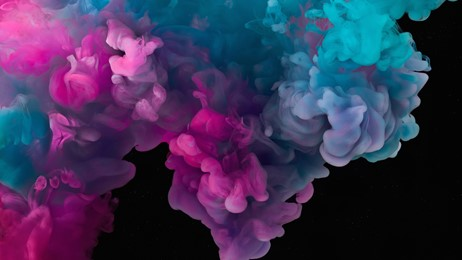
#> input picture Img01.jpg, 462 x 260 px
$ python 'image segmentation.py'
#> lines starting #> are read from the running program, lines starting #| are printed output that depends on the picture
import cv2
import matplotlib.pyplot as plt
import numpy as np
from sklearn.cluster import KMeans

im=cv2.imread("Img01.jpg")
#> im is the input picture: shape (260, 462, 3); mean B, G, R 86.2, 50.2, 59.9
im=cv2.cvtColor(im,cv2.COLOR_BGR2RGB)
plt.figure()
plt.imshow(im)
plt.show()
reshaped_im = im.reshape((-1, 3))
print(reshaped_im.shape)
#| (120120, 3)

k = 2
kmeans = KMeans(k)

kmeans.fit(reshaped_im)

dominant_colors = kmeans.cluster_centers_.astype('uint8')

np.zeros_like(reshaped_im).shape
print(dominant_colors.shape, '*'*10)


#prominent colour extraction
plt.figure()
for i,color in enumerate(dominant_colors):
    palette = np.zeros_like(im, dtype='uint8')
    palette[:,:,:] = color
    plt.subplot(1,k,i+1)
    plt.axis("off")
    plt.imshow(palette)
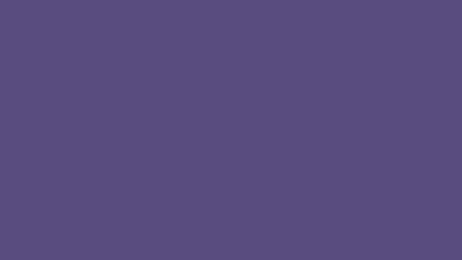
#> palette: shape (260, 462, 3); mean R, G, B 89, 76, 127
print(im.shape)
#| (260, 462, 3)

new_img = np.zeros((im.shape[0]*im.shape[1],3),dtype='uint8')
print(new_img.shape)
#| (120120, 3)
plt.figure()


#IMG seg
for ix in range (new_img.shape[0]):
    new_img[ix] = dominant_colors[kmeans.labels_[ix]]

new_img = new_img.reshape((im.shape))
plt.imshow(new_img)
plt.show()
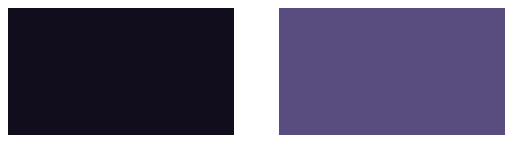
#> figure drawn by matplotlib, 2 panels
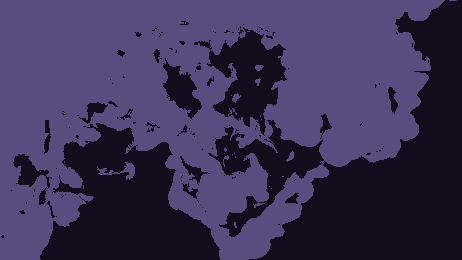
#> shown: shape (260, 462, 3); mean R, G, B 59.4, 49.8, 85.8
